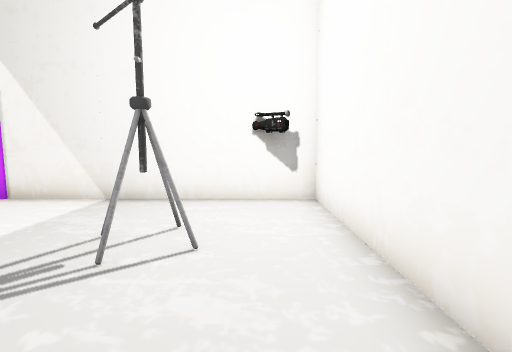
view 1 (above)

20 first-person views from a walk through a scene from a Unity 3-D project. The camera is 1.2 m above the floor, tilts 6° down and sees 85° across. Doors are open. The floor is counted in squares, 1 m on a side. Each view is taken from the middle of a square. On the plan, view 1 faces up. The plan holds only what a view shows up to about 13 squares ahead; the rest is blank. The place goes on beyond the plan. Some surface patterns are stand-ins.

view 2
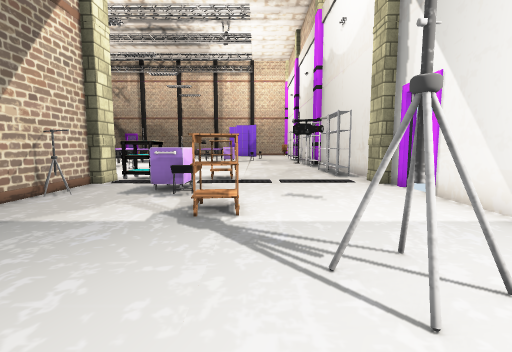

view 3
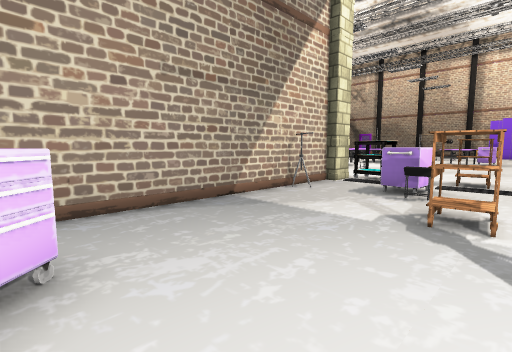

view 4
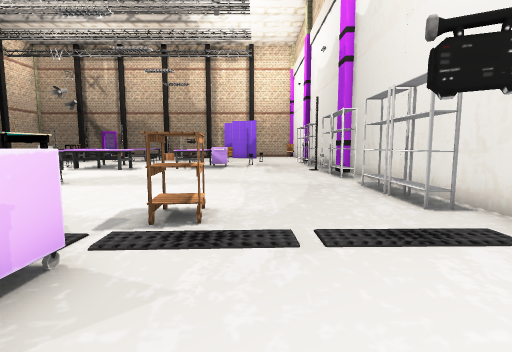

view 5
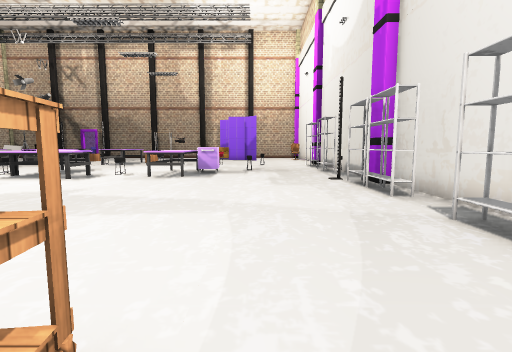

view 6
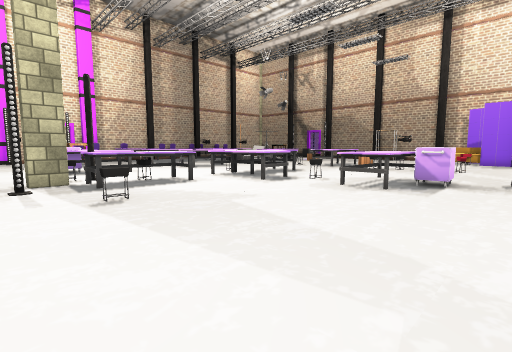

view 7
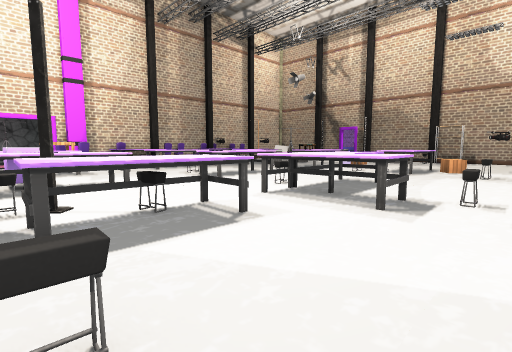

view 8
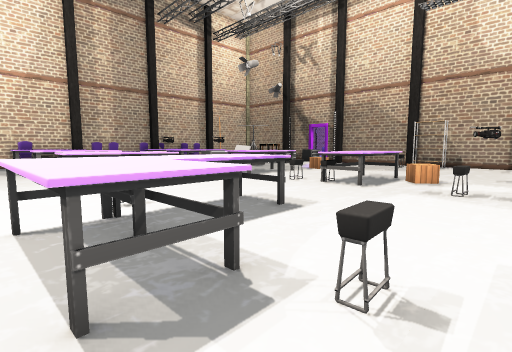

view 9
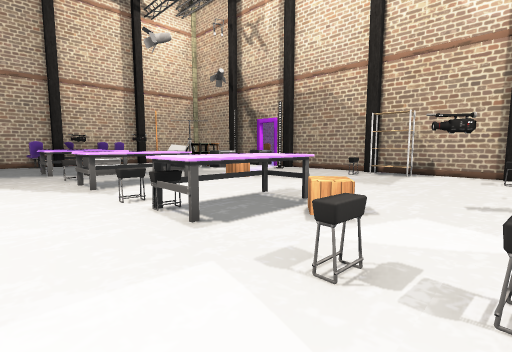

view 10
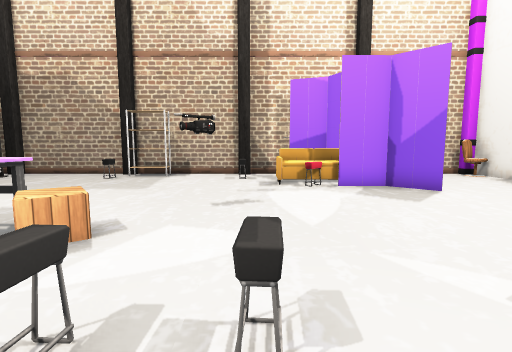

view 11
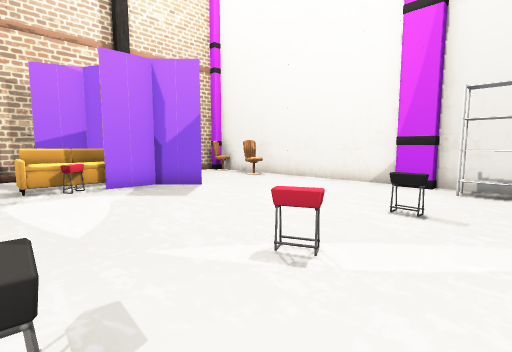

view 12
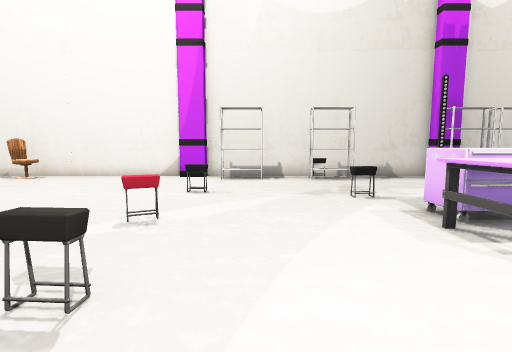

view 13
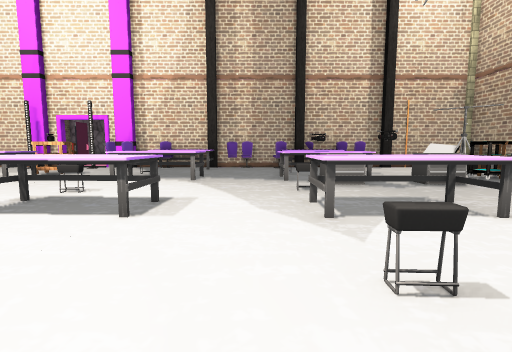

view 14
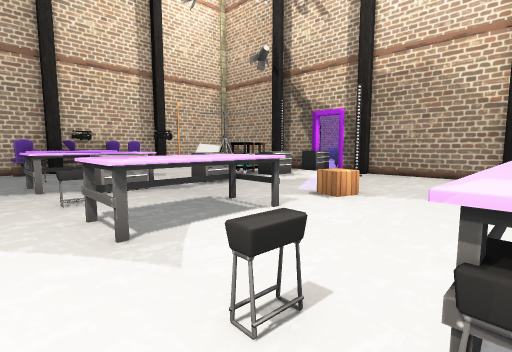

view 15
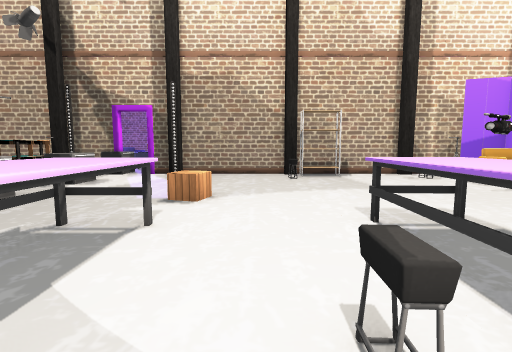

view 16
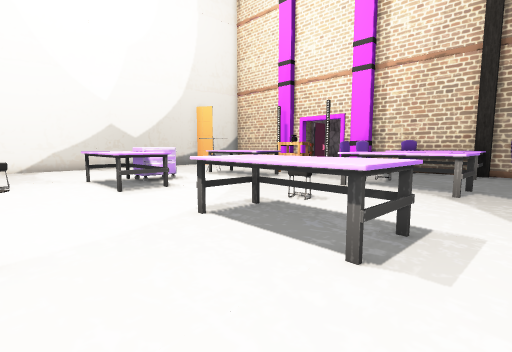

view 17
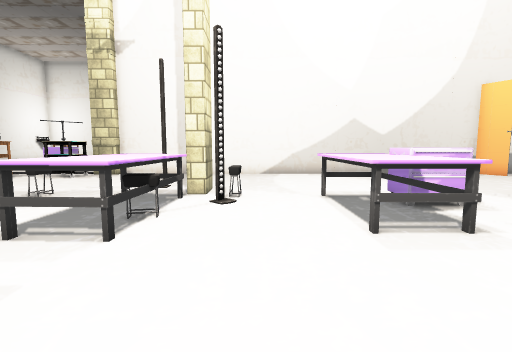

view 18
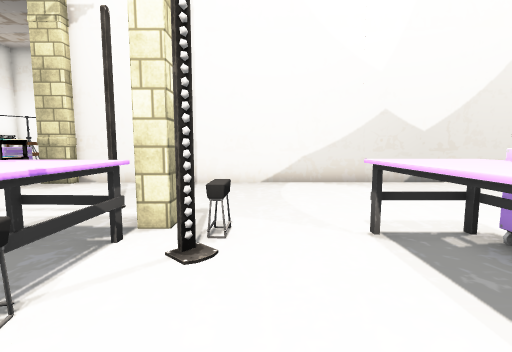

view 19
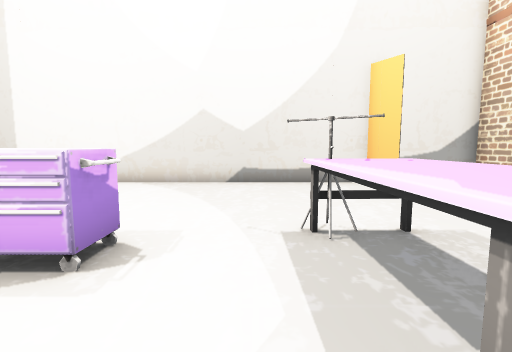

view 20
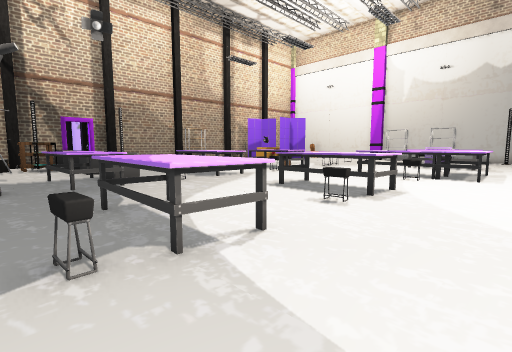

### Floor plan
Points are (right, up) in squares from view 1. A wall is a line through its corners. A room is listed if a view was taken in it or the views show most of it. See-through windows are left out.
Room 1 (views 1, 2, 3, 4, 5, 6, 7, 8, 9, 10, 11, 12, 13, 14, 15, 16, 17, 18, 19, 20)
walls: (-19.8, 6.4) (-22.4, 6.4); (-24.8, 6.4) (-26.5, 6.4); (-7.3, -3.4) (0.7, -3.4); (-13.6, 6.4) (-15.3, 6.4); (-33.4, 2.1) (-34.5, 1); (-29.6, 6.4) (-37.9, 6.4); (-36.3, 0.1) (-37, -0.2) (-37.5, -1.7); (-9.8, 6.4) (-10.3, 6.4); (-38.4, -4.4) (-38.4, -6.8); (-38.4, -9.4) (-38.4, -12.5); (-38.4, -0.9) (-38.4, -2.6); (-9.7, -20.3) (-8.6, -19.7) (-8.6, -4.5); (-34.9, 6) (-35.1, 5.4); (-35, 6) (-35.1, 5.4); (-38.4, 6.1) (-38.4, 5.2); (-38.4, -19.4) (-38.4, -20.5); (1.4, 1.4) (1.4, 6.4) (-6, 6.4)
low walls: (-34.6, 5.3) (-35.2, 5.5); (-37, 5.9) (-37.6, 5.6)
ways out: opening at (-36, 6); gap at (-6, 7)
objects: pillar (-39, -19) to (-38, -18); other object (-39, -17) to (-38, -16); pillar (-39, -9) to (-39, -8); pillar (-39, -4) to (-38, -3); other object (-39, 1) to (-39, 2); pillar (-38, -18); pillar (-38, -14); shelf (-38, -8) to (-37, -7); other object (-37, -9); other object (-37, -4); other object (-36, -19); table (-36, -18) to (-35, -17); other object (-36, -17) to (-35, -16); sofa (-35, -2); stool (-35, -1); sofa (-35, 0) to (-35, 1); other object (-33, -16) to (-32, -16); table (-33, -12) to (-32, -11); other object (-33, -5) to (-32, -4); other object (-32, -20); table (-30, -18) to (-27, -17); table (-30, -13) to (-27, -12); table (-30, -8) to (-28, -7); table (-30, -6) to (-29, -5); other object (-29, -17) to (-28, -16); pillar (-29, 6) to (-28, 6); stool (-28, -3); stool (-28, -1) to (-28, 0); stool (-28, 2); other object (-27, -20); stool (-27, -15); stool (-27, -9); stool (-27, -8); stool (-27, -4); shelf (-27, 5) to (-26, 6); table (-24, -18) to (-21, -17); table (-24, -13) to (-21, -12); shelf (-24, 5) to (-23, 6); table (-23, -8) to (-21, -7); table (-23, -2) to (-20, -1); other object (-23, -1) to (-22, 0); stool (-23, 2); other object (-23, 6); stool (-21, -19); stool (-21, -14); stool (-21, -9); table (-21, -8) to (-19, -5); stool (-21, -4); shelf (-19, 5) to (-18, 5); pillar (-19, 6) to (-18, 7); table (-17, -20) to (-16, -19); table (-17, -18) to (-14, -17); table (-17, -13) to (-14, -12); table (-17, -8) to (-15, -7); shelf (-17, 5) to (-16, 6); stool (-16, -8); other object (-15, -14) to (-15, -13); stool (-14, -10); pillar (-14, -8) to (-13, -8); stool (-14, -5); shelf (-13, 5) to (-12, 6); shelf (-12, 5) to (-11, 6); table (-10, -3) to (-9, -2); table (-10, 0) to (-9, 1); pillar (-9, -4) to (-9, -3); pillar (-9, 6) to (-8, 7); pillar (-8, -4) to (-8, -3); other object (-8, -1) to (-7, 0); other object (-7, 3) to (-6, 4); other object (-6, -3); stool (-6, 0); table (-5, 1) to (-4, 1); other object (-2, 3) to (-1, 4); other object (0, 6); other object (1, -1) to (2, 0)

Positions as (right, up) in squares from view 1, and headings:
1: (0, 0), facing up
2: (1, 2), facing left
3: (1, 2), facing down-left
4: (-5, 2), facing left
5: (-9, 2), facing left
6: (-12, 2), facing down-left
7: (-14, -3), facing down-left
8: (-19, -3), facing down-left
9: (-25, -3), facing down-left
10: (-26, -3), facing left
11: (-26, -3), facing up-left
12: (-26, -5), facing up
13: (-26, -7), facing down
14: (-26, -8), facing down-left
15: (-26, -10), facing left
16: (-25, -9), facing down-right
17: (-21, -10), facing right
18: (-18, -10), facing right
19: (-18, -16), facing right
20: (-18, -20), facing up-left
